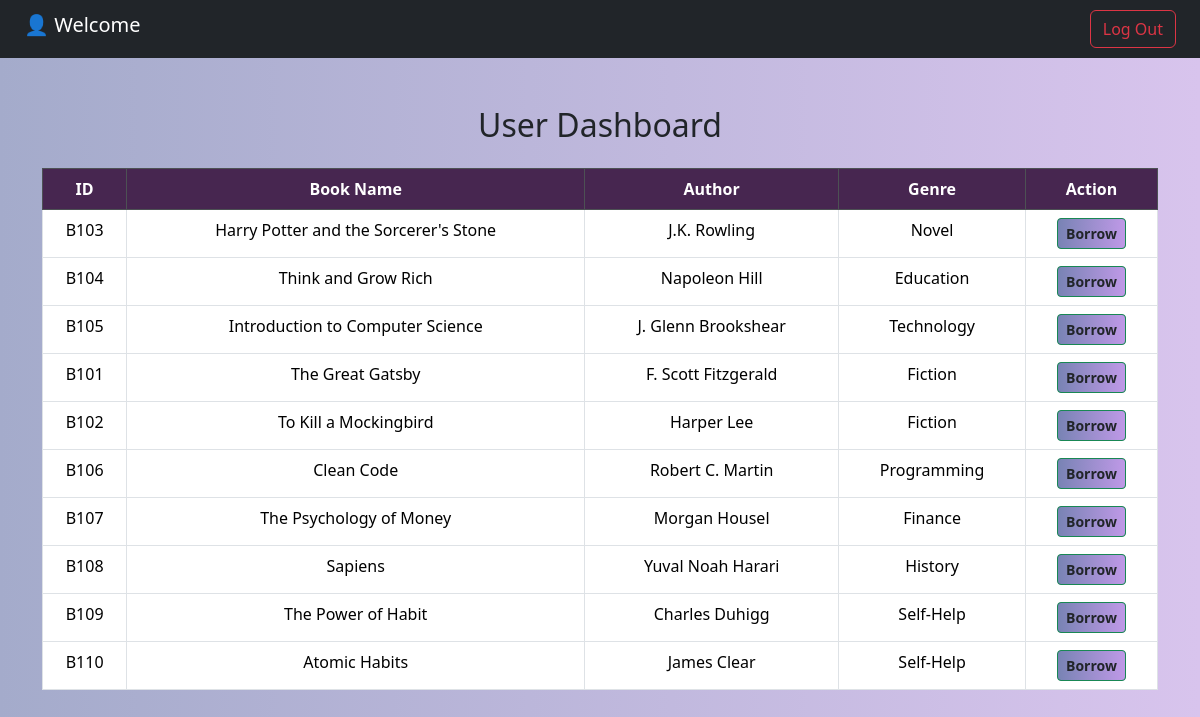
/user/user_dashboard2.php, run on the app's committed database.
### tables this page shows
CREATE TABLE `books` (
  `id` int(11) NOT NULL,
  `book_id` varchar(50) NOT NULL,
  `title` varchar(200) NOT NULL,
  `author` varchar(150) NOT NULL,
  `category` varchar(100) NOT NULL,
  `quantity` int(11) NOT NULL,
  `added_on` date NOT NULL
);

### user/user_dashboard2.php (the view, shortened to what this page needs)
<!DOCTYPE html>
<html lang="en">
<head>
    <link rel="stylesheet" href="../assests/bootstrap/bootstrap.min.css">
</head>
<body>
    <?php
        $conn = new mysqli("localhost", "root", "", "library");
        $user_id = $_SESSION['userid'];
        $qry="SELECT * FROM users WHERE userid=?";
        $stmt = $conn->prepare($qry);
        $stmt->bind_param("s", $user_id);
        $stmt->execute();
        $result = $stmt->get_result();
        $data = $result->fetch_assoc();
        $name = $data['fullname'];
        $id   = $data['id'];
        $qry = "SELECT * FROM books";
        $result = $conn->query($qry);
    ?>
    <nav class="navbar navbar-dark bg-dark px-4">
        <h3 class="navbar-brand">👤 Welcome <?php echo $name; ?></h3>
        <a href="../common/home.php" class="btn btn-outline-danger">Log Out</a>
    </nav>
    <div class="container mt-5">
        <h2 class="mb-4" align="center">User Dashboard</h2>
        <table class="table table-bordered">
            <thead class="table-dark text-center">
                <tr>
                    <th style="background-color : #472650ff ; color:white;">ID</th>
                    <th style="background-color : #472650ff ; color:white;">Book Name</th>
                    <th style="background-color : #472650ff ; color:white;">Author</th>
                    <th style="background-color : #472650ff ; color:white;">Genre</th>
                    <th style="background-color : #472650ff ; color:white;">Action</th>
                </tr>
            </thead>
            <tbody class="text-center">
                <?php while($row = $result->fetch_assoc()) {
                    $bookId = $row['book_id'];
                    $qry = "SELECT * FROM borrowed_books WHERE user_id='$id' AND book_id='$bookId'";
                    $isBorrowed = $conn->query($qry);
                ?>
                   <tr>
                        <td><?php echo $row['book_id']; ?></td>
                        <td><?php echo $row['title']; ?></td>
                        <td><?php echo $row['author']; ?></td>
                        <td><?php echo $row['category']; ?></td>
                        <td>
                            <?php if ($isBorrowed->num_rows > 0) { ?>
                                <button class="btn btn-sm text-dark" style="font-weight: bolder;"disabled> Borrowed</button>
                            <?php } else { ?>
                                <form action="borrow.php" method="POST" style="display:inline;">
                                    <button type="submit" name="action" value="borrow" class="btn btn-success btn-sm text-dark" style="font-weight: bolder;">
                                        Borrow
                                    </button>
                                </form>
                            <?php } ?>
                        </td>
                    </tr>
                <?php } ?>
            </tbody>
        </table>
    </div>
</body>
</html>

### user/user_dashboard2.php (style rules this page uses)
body { background: linear-gradient(to right, #a4abcb, #d8c4ed); }
button { background: linear-gradient(to right, #7883b4ff, #bf99e7ff); }

### data on the page
books: book "B103", title "Harry Potter and the Sorcerer's Stone", author "J.K. Rowling", category "Novel"
books: book "B104", title "Think and Grow Rich", author "Napoleon Hill", category "Education"
books: book "B105", title "Introduction to Computer Science", author "J. Glenn Brookshear", category "Technology"
books: book "B101", title "The Great Gatsby", author "F. Scott Fitzgerald", category "Fiction"
books: book "B102", title "To Kill a Mockingbird", author "Harper Lee", category "Fiction"
books: book "B106", title "Clean Code", author "Robert C. Martin", category "Programming"
books: book "B107", title "The Psychology of Money", author "Morgan Housel", category "Finance"
books: book "B108", title "Sapiens", author "Yuval Noah Harari", category "History"
books: book "B109", title "The Power of Habit", author "Charles Duhigg", category "Self-Help"
books: book "B110", title "Atomic Habits", author "James Clear", category "Self-Help"
